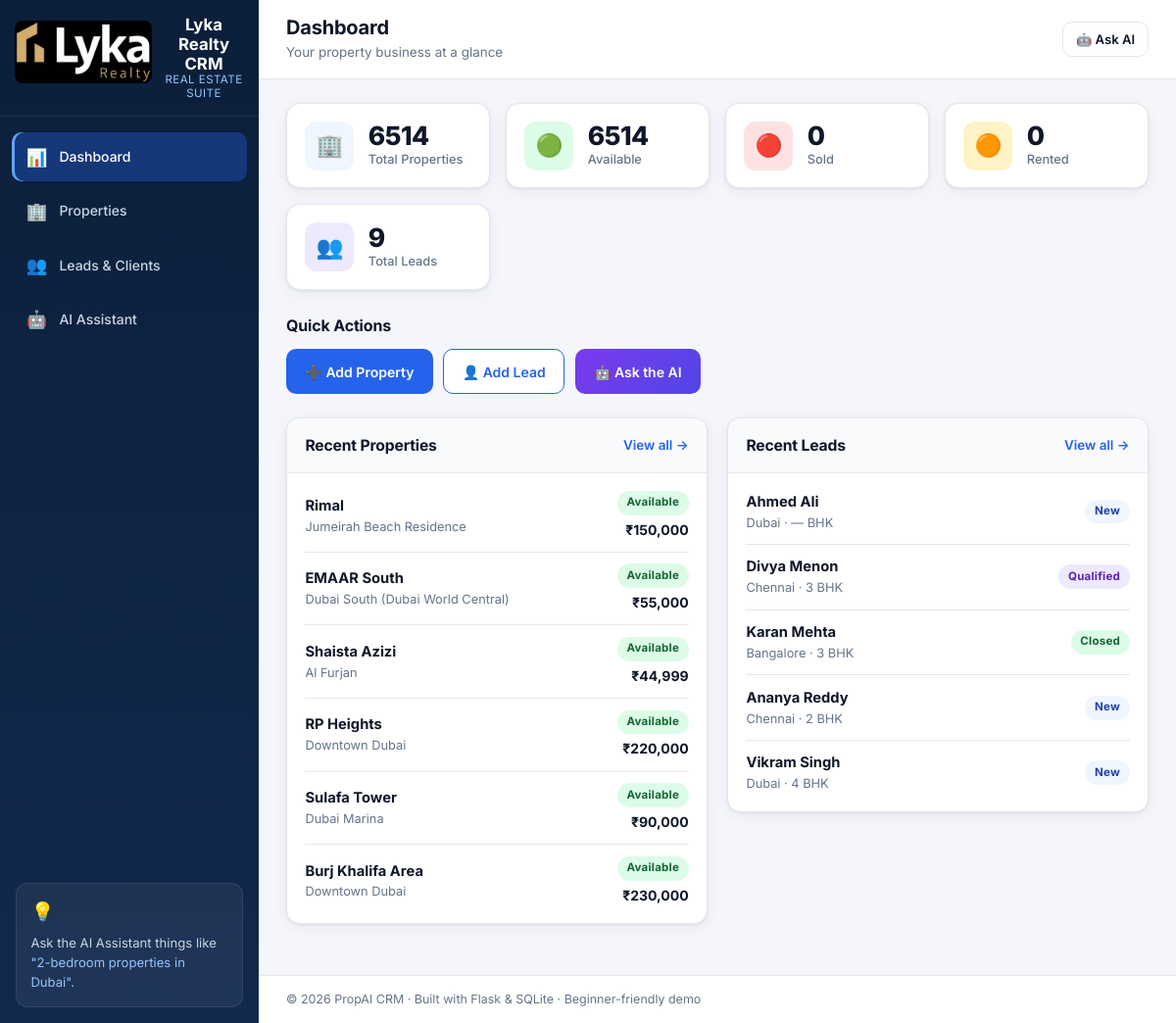
The page / on the database its author committed.
### tables this page shows
CREATE TABLE properties (
            id INTEGER PRIMARY KEY AUTOINCREMENT,
            name TEXT NOT NULL,
            location TEXT NOT NULL,
            price REAL NOT NULL,
            bedrooms INTEGER NOT NULL,
            bathrooms INTEGER NOT NULL,
            floor_number INTEGER,
            property_view TEXT,
            has_swimming_pool TEXT DEFAULT 'No',
            nearby_metro TEXT DEFAULT 'No',
            status TEXT DEFAULT 'Available',
            created_at TEXT DEFAULT (datetime('now'))
        );

CREATE TABLE leads (
            id INTEGER PRIMARY KEY AUTOINCREMENT,
            client_name TEXT NOT NULL,
            phone TEXT,
            email TEXT,
            budget REAL,
            preferred_location TEXT,
            bedrooms_needed INTEGER,
            needs_swimming_pool TEXT DEFAULT 'No',
            needs_nearby_metro TEXT DEFAULT 'No',
            status TEXT DEFAULT 'New',
            notes TEXT,
            created_at TEXT DEFAULT (datetime('now'))
        );

### app.py (the view)
@app.route("/")
def dashboard():
    stats = get_dashboard_stats()
    properties = get_all_properties()[:6]
    leads = get_all_leads()[:5]
    return render_template(
        "dashboard.html",
        stats=stats,
        properties=properties,
        leads=leads,
    )

### database.py (called while the page is built)
def get_connection():
    conn = sqlite3.connect(DB_PATH)
    conn.row_factory = sqlite3.Row
    return conn

def get_all_properties():
    conn = get_connection()
    rows = conn.execute(
        """
        SELECT p.*,
            (SELECT filename FROM property_images i
             WHERE i.property_id = p.id
             ORDER BY i.id LIMIT 1) AS thumbnail
        FROM properties p
        ORDER BY p.id DESC
        """
    ).fetchall()
    conn.close()
    return [dict(r) for r in rows]

def get_all_leads():
    conn = get_connection()
    rows = conn.execute("SELECT * FROM leads ORDER BY id DESC").fetchall()
    conn.close()
    return [dict(r) for r in rows]

def get_dashboard_stats():
    conn = get_connection()
    stats = {
        "total_properties": conn.execute("SELECT COUNT(*) FROM properties").fetchone()[0],
        "available": conn.execute(
            "SELECT COUNT(*) FROM properties WHERE status = 'Available'"
        ).fetchone()[0],
        "sold": conn.execute(
            "SELECT COUNT(*) FROM properties WHERE status = 'Sold'"
        ).fetchone()[0],
        "rented": conn.execute(
            "SELECT COUNT(*) FROM properties WHERE status = 'Rented'"
        ).fetchone()[0],
        "total_leads": conn.execute("SELECT COUNT(*) FROM leads").fetchone()[0],
    }
    conn.close()
    return stats

### templates/dashboard.html (shortened to what this page needs)
{% extends "base.html" %}
{% block page_title %}Dashboard{% endblock %}
{% block page_subtitle %}Your property business at a glance{% endblock %}
{% block content %}
<section class="stat-grid">
    <div class="stat-card stat-blue">
        <div class="stat-icon">🏢</div>
        <div class="stat-body">
            <span class="stat-value">{{ stats.total_properties }}</span>
            <span class="stat-label">Total Properties</span>
        </div>
    </div>
    <div class="stat-card stat-green">
        <div class="stat-icon">🟢</div>
        <div class="stat-body">
            <span class="stat-value">{{ stats.available }}</span>
            <span class="stat-label">Available</span>
        </div>
    </div>
    <div class="stat-card stat-red">
        <div class="stat-icon">🔴</div>
        <div class="stat-body">
            <span class="stat-value">{{ stats.sold }}</span>
            <span class="stat-label">Sold</span>
        </div>
    </div>
    <div class="stat-card stat-amber">
        <div class="stat-icon">🟠</div>
        <div class="stat-body">
            <span class="stat-value">{{ stats.rented }}</span>
            <span class="stat-label">Rented</span>
        </div>
    </div>
    <div class="stat-card stat-purple">
        <div class="stat-icon">👥</div>
        <div class="stat-body">
            <span class="stat-value">{{ stats.total_leads }}</span>
            <span class="stat-label">Total Leads</span>
        </div>
    </div>
</section>
<section class="quick-actions">
    <h2 class="section-title">Quick Actions</h2>
    <div class="action-row">
        <a href="{{ url_for('add_property_page') }}" class="action-btn action-primary">➕ Add Property</a>
        <a href="{{ url_for('add_lead_page') }}" class="action-btn action-secondary">👤 Add Lead</a>
        <a href="{{ url_for('assistant_page') }}" class="action-btn action-ai">🤖 Ask the AI</a>
    </div>
</section>
<div class="two-col">
    <section class="panel">
        <div class="panel-header">
            <h2>Recent Properties</h2>
            <a href="{{ url_for('properties_page') }}" class="link">View all →</a>
        </div>
        <div class="panel-body">
            {% if properties %}
            <div class="mini-list">
                {% for p in properties %}
                <div class="mini-item">
                    <div class="mini-info">
                        <strong>
                            <a class="row-link" href="{{ url_for('property_detail_page', property_id=p.id) }}">{{ p.name }}</a>
                        </strong>
                        <span class="muted">{{ p.location }}</span>
                    </div>
                    <div class="mini-meta">
                        <span class="badge badge-{{ p.status|lower }}">{{ p.status }}</span>
                        <span class="price">₹{{ "{:,.0f}".format(p.price) }}</span>
                    </div>
                </div>
                {% endfor %}
            </div>
            {% else %}
            <p class="empty-state">No properties yet. <a href="{{ url_for('add_property_page') }}">Add your first property</a>.</p>
            {% endif %}
        </div>
    </section>
    <section class="panel">
        <div class="panel-header">
            <h2>Recent Leads</h2>
            <a href="{{ url_for('leads_page') }}" class="link">View all →</a>
        </div>
        <div class="panel-body">
            {% if leads %}
            <div class="mini-list">
                {% for l in leads %}
                <div class="mini-item">
                    <div class="mini-info">
                        <strong>{{ l.client_name }}</strong>
                        <span class="muted">{{ l.preferred_location or '—' }} · {{ l.bedrooms_needed or '—' }} BHK</span>
                    </div>
                    <div class="mini-meta">
                        <span class="badge badge-{{ l.status|lower|replace(' ', '-') }}">{{ l.status }}</span>
                    </div>
                </div>
                {% endfor %}
            </div>
            {% else %}
            <p class="empty-state">No leads yet. <a href="{{ url_for('add_lead_page') }}">Add your first lead</a>.</p>
            {% endif %}
        </div>
    </section>
</div>
{% endblock %}

### templates/base.html (shortened to what this page needs)
<!DOCTYPE html>
<html lang="en">
<head>
    <link rel="stylesheet" href="{{ url_for('static', filename='css/style.css') }}" />
</head>
<body>
    <div class="app-shell">
        <aside class="sidebar" id="sidebar">
            <div class="sidebar-brand">
    <img src="{{ url_for('static', filename='img/logo.jpg') }}"
         alt="Lyka Realty Logo"
         class="company-logo">
    <div class="brand-text">
        <span class="brand-name">Lyka Realty CRM</span>
        <span class="brand-tag">Real Estate Suite</span>
    </div>
</div>
            <nav class="sidebar-nav">
                <a href="{{ url_for('dashboard') }}" class="nav-item {{ 'active' if request.endpoint == 'dashboard' }}">
                    <span class="nav-icon">📊</span> Dashboard
                </a>
                <a href="{{ url_for('properties_page') }}" class="nav-item {{ 'active' if request.endpoint and request.endpoint.startswith('properties') }}">
                    <span class="nav-icon">🏢</span> Properties
                </a>
                <a href="{{ url_for('leads_page') }}" class="nav-item {{ 'active' if request.endpoint and request.endpoint.startswith('leads') }}">
                    <span class="nav-icon">👥</span> Leads & Clients
                </a>
                <a href="{{ url_for('assistant_page') }}" class="nav-item {{ 'active' if request.endpoint == 'assistant_page' }}">
                    <span class="nav-icon">🤖</span> AI Assistant
                </a>
            </nav>
            <div class="sidebar-footer">
                <div class="sidebar-card">
                    <div class="sidebar-card-icon">💡</div>
                    <p>Ask the AI Assistant things like <em>"2-bedroom properties in Dubai"</em>.</p>
                </div>
            </div>
        </aside>
        <div class="main">
            <header class="topbar">
                <div class="topbar-title">
                    <h1>{% block page_title %}Dashboard{% endblock %}</h1>
                    <p class="subtitle">{% block page_subtitle %}Your property business at a glance{% endblock %}</p>
                </div>
                <div class="topbar-actions">
                    <a href="{{ url_for('assistant_page') }}" class="btn btn-ghost btn-sm">🤖 Ask AI</a>
                </div>
            </header>
            <main class="content">
                {% block content %}{% endblock %}
            </main>
            <footer class="footer">
                © 2026 PropAI CRM · Built with Flask &amp; SQLite · Beginner-friendly demo
            </footer>
        </div>
    </div>
</body>
</html>

### rows shown on the page
properties: name "EMAAR South", location "Dubai South (Dubai World Central)", status "Available", price "55,000"
leads: client_name "Ahmed Ali", preferred_location "Dubai", bedrooms_needed "—", status "New"
leads: client_name "Divya Menon", preferred_location "Chennai", bedrooms_needed "3", status "Qualified"
leads: client_name "Karan Mehta", preferred_location "Bangalore", bedrooms_needed "3", status "Closed"
leads: client_name "Ananya Reddy", preferred_location "Chennai", bedrooms_needed "2", status "New"
leads: client_name "Vikram Singh", preferred_location "Dubai", bedrooms_needed "4", status "New"

### other values the page prints
{{ stats.total_properties }} "6514"
{{ stats.available }} "6514"
{{ stats.sold }} "0"
{{ stats.rented }} "0"
{{ stats.total_leads }} "9"
{{ p.name }} "Rimal" "Shaista Azizi" "RP Heights" "Sulafa Tower" "Burj Khalifa Area"
{{ p.location }} "Jumeirah Beach Residence" "Al Furjan" "Downtown Dubai" "Dubai Marina" "Downtown Dubai"
{{ p.status }} "Available" "Available" "Available" "Available" "Available"
{{ "{:,.0f}".format(p.price) }} "150,000" "44,999" "220,000" "90,000" "230,000"
